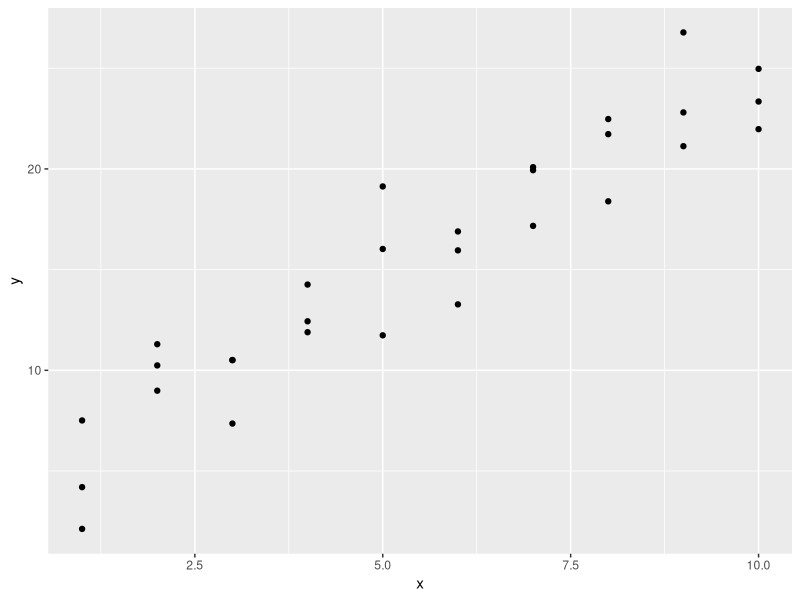
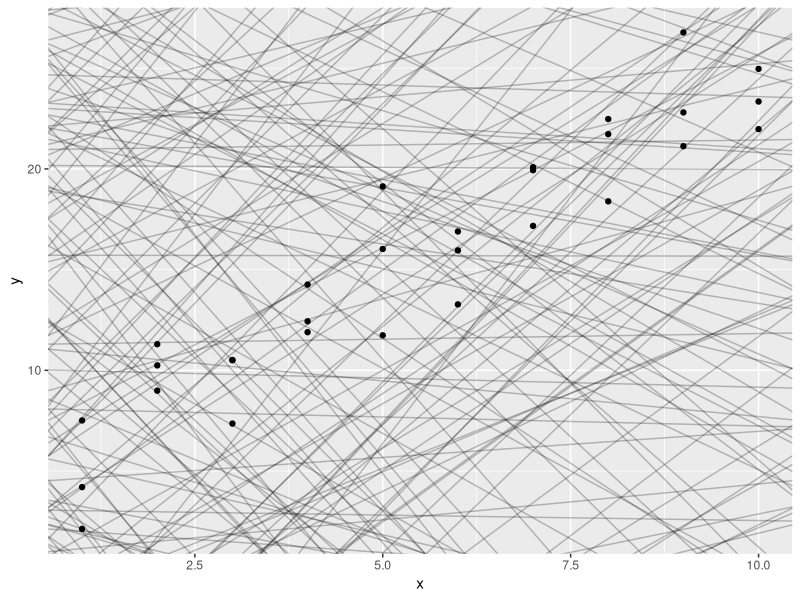
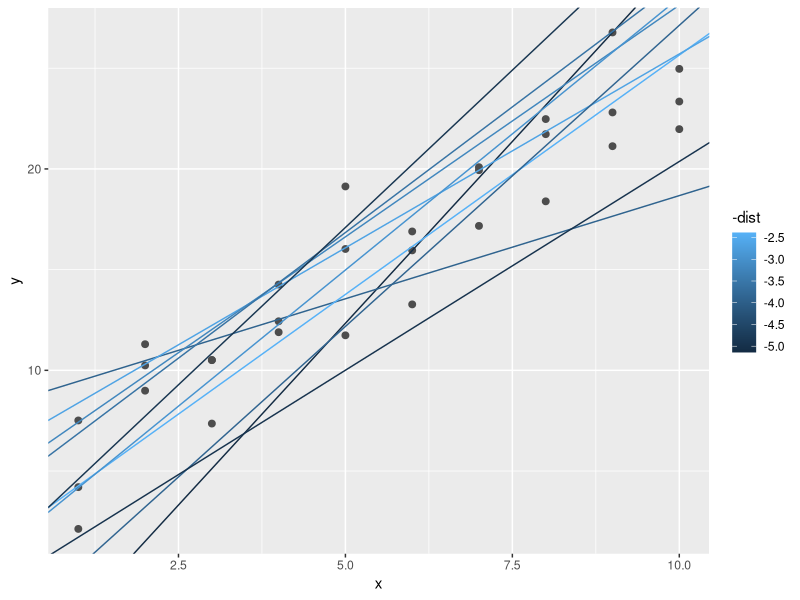
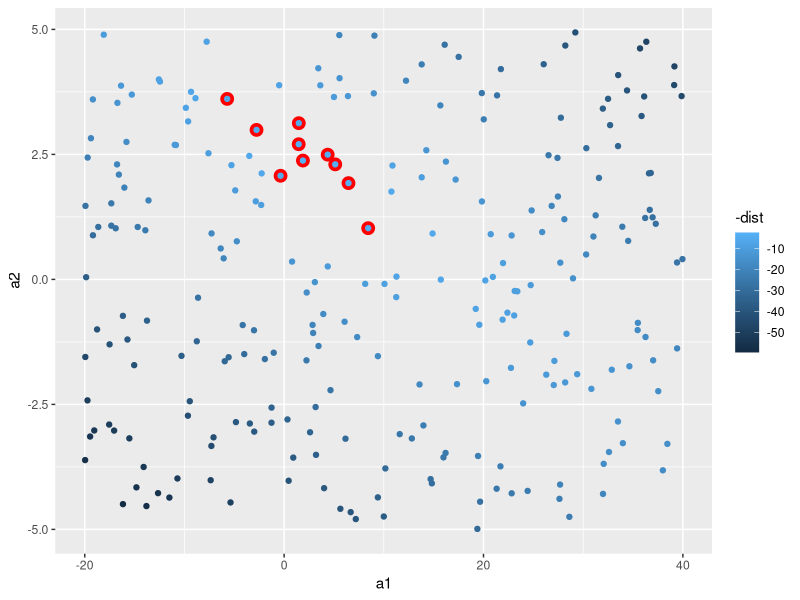
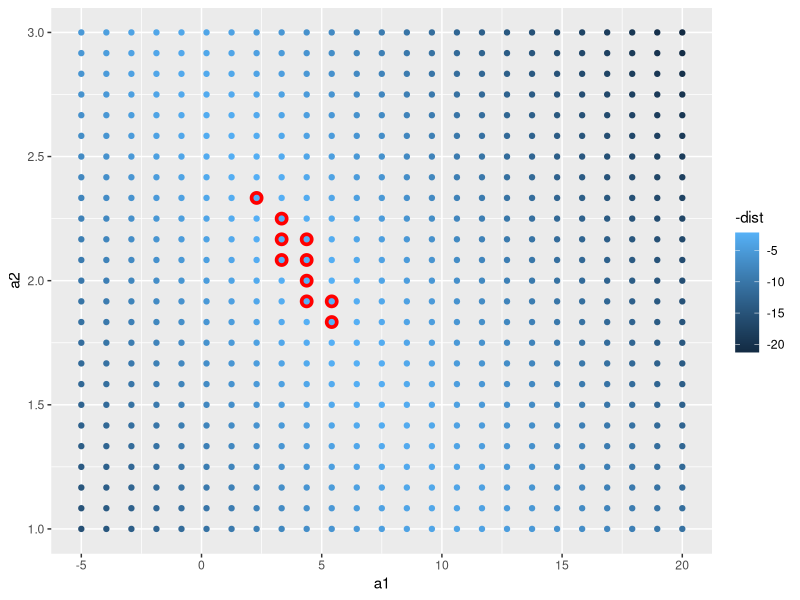
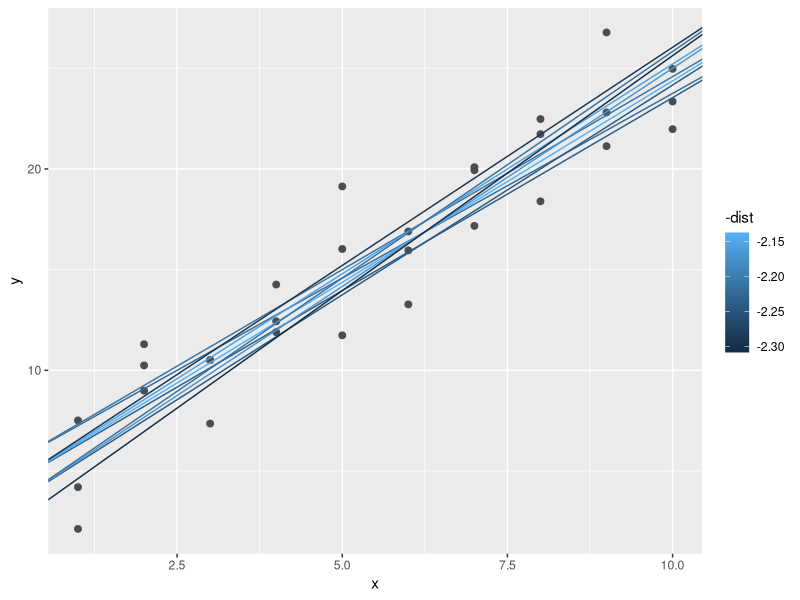
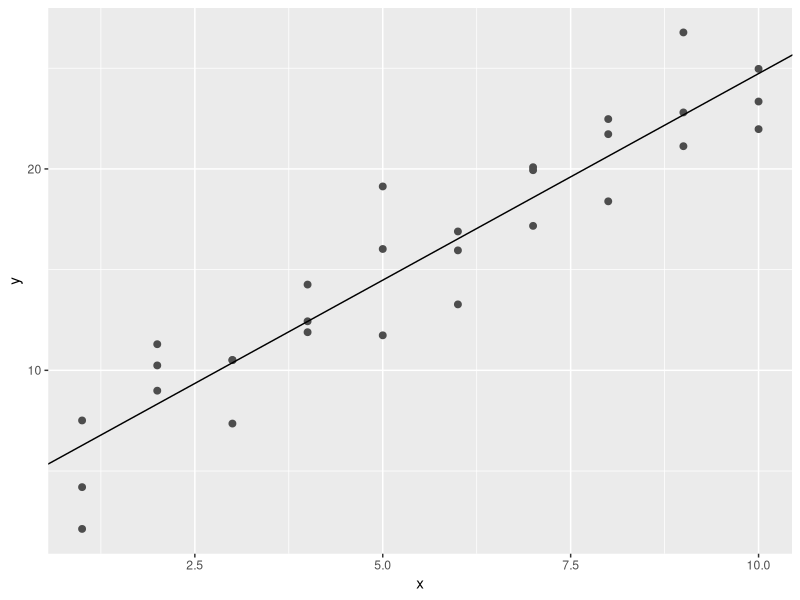
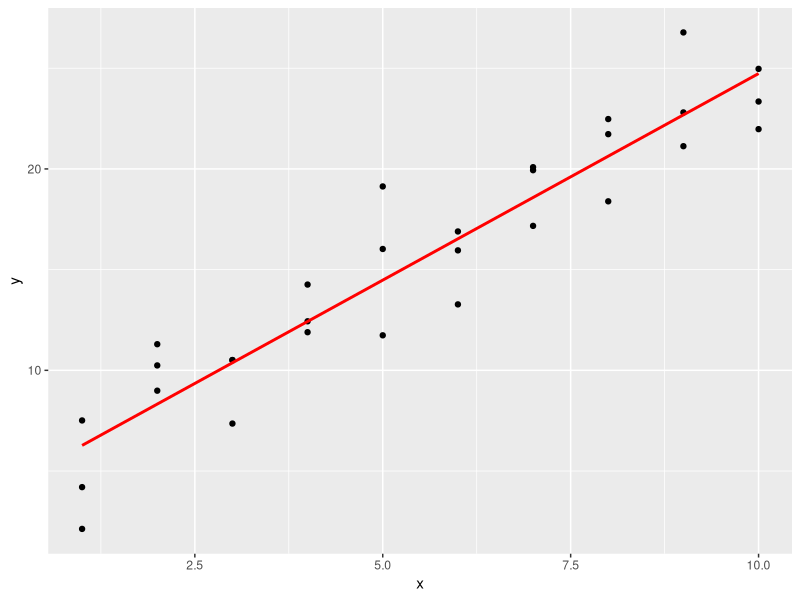

The R source for these figures, in order:
## ---- chunk 1
knitr::opts_chunk$set(echo = TRUE)
## ---- chunk 2
library(tidyverse)
library(modelr)
options(na.action = na.warn)
## ---- chunk 3
sim1 %>% head
## ---- chunk 4
ggplot(sim1, aes(x, y)) +
         geom_point()
## ---- chunk 5
models <- tibble(
  a1 = runif(250, -20, 40),
  a2 = runif(250, -5, 5)
)

ggplot(sim1, aes(x, y)) + 
  geom_abline(aes(intercept = a1, slope = a2), data = models, alpha = 1/4) +
  geom_point() 
## ---- chunk 6
model1 <- function(a, data) {
  a[1] + data$x * a[2]
}
model1(c(7, 1.5), sim1)
## ---- chunk 7
measure_distance <- function(mod, data) {
  diff <- data$y - model1(mod, data)
  sqrt(mean(diff ^ 2))
}
measure_distance(c(7, 1.5), sim1)
## ---- chunk 8
sim1_dist <- function(a1, a2) {
  measure_distance(c(a1, a2), sim1)
}

models <- models %>% 
  mutate(dist = purrr::map2_dbl(a1, a2, sim1_dist))
models
## ---- chunk 9
ggplot(sim1, aes(x, y)) + 
  geom_point(size = 2, colour = "grey30") + 
  geom_abline(
    aes(intercept = a1, slope = a2, colour = -dist), 
    data = filter(models, rank(dist) <= 10)
  )
## ---- chunk 10
ggplot(models, aes(a1, a2)) +
  geom_point(data = filter(models, rank(dist) <= 10), size = 4, colour = "red") +
  geom_point(aes(colour = -dist))
## ---- chunk 11
grid <- expand.grid(
  a1 = seq(-5, 20, length = 25),
  a2 = seq(1, 3, length = 25)
  ) %>% 
  mutate(dist = purrr::map2_dbl(a1, a2, sim1_dist))

grid %>% 
  ggplot(aes(a1, a2)) +
  geom_point(data = filter(grid, rank(dist) <= 10), size = 4, colour = "red") +
  geom_point(aes(colour = -dist)) 
## ---- chunk 12
ggplot(sim1, aes(x, y)) + 
  geom_point(size = 2, colour = "grey30") + 
  geom_abline(
    aes(intercept = a1, slope = a2, colour = -dist), 
    data = filter(grid, rank(dist) <= 10)
  )
## ---- chunk 13
best <- optim(c(0, 0), measure_distance, data = sim1)
best$par

ggplot(sim1, aes(x, y)) + 
  geom_point(size = 2, colour = "grey30") + 
  geom_abline(intercept = best$par[1], slope = best$par[2])
## ---- chunk 14
sim1_mod <- lm(y ~ x, data = sim1)
coef(sim1_mod)
## ---- chunk 15
grid <- sim1 %>%
  data_grid(x)
grid
## ---- chunk 16
grid <- grid %>% 
  add_predictions(sim1_mod) 
grid
## ---- chunk 17
ggplot(sim1, aes(x)) +
  geom_point(aes(y = y)) +
  geom_line(aes(y = pred), data = grid, colour = "red", linewidth = 1)
## ---- chunk 18
sim1 <- sim1 %>% 
  add_residuals(sim1_mod)
sim1
## ---- chunk 19
ggplot(sim1, aes(resid)) + 
  geom_freqpoly(binwidth = 0.5)
## ---- chunk 20
ggplot(sim1, aes(x, resid)) + 
  geom_ref_line(h = 0) +
  geom_point() 
## ---- chunk 21
df <- tribble(
  ~y, ~x1, ~x2,
  4, 2, 5,
  5, 1, 6
)
df
model_matrix(df, y ~ x1)
## ---- chunk 22
model_matrix(df, y ~ x1 - 1)
## ---- chunk 23
model_matrix(df, y ~ x1 + x2)
## ---- chunk 24
df <- tribble(
  ~y, ~x1, ~x2,
  4, 2, 5,
  5, 1, 6
)
model_matrix(df, y ~ x1)
## ---- chunk 25
model_matrix(df, y ~ x1 -1 )
## ---- chunk 26
model_matrix(df, y ~ x1 + x2)
## ---- chunk 27
df <- tribble(
  ~ sex, ~ response,
  "male", 1,
  "female", 2,
  "male", 1
)
model_matrix(df, response ~ sex)
## ---- chunk 28
sim2 %>% head()
## ---- chunk 29
ggplot(sim2) +
  geom_point(aes(x, y))
## ---- chunk 30
mod2 <- lm(y ~ x, data = sim2)

grid <- sim2 %>% 
  data_grid(x) %>% 
  add_predictions(mod2)
grid
## ---- chunk 31
ggplot(sim2, aes(x)) + 
  geom_point(aes(y = y)) +
  geom_point(data = grid, aes(y = pred), colour = "red", size = 4)
## ---- chunk 32
ggplot(sim3, aes(x1, y)) + 
  geom_point(aes(colour = x2))
## ---- chunk 33
mod1 <- lm(y ~ x1 + x2, data = sim3)
mod2 <- lm(y ~ x1 * x2, data = sim3)
## ---- chunk 34
grid <- sim3 %>% 
  data_grid(x1, x2) %>% 
  gather_predictions(mod1, mod2)
grid
## ---- chunk 35
ggplot(sim3, aes(x1, y, colour = x2)) + 
  geom_point() + 
  geom_line(data = grid, aes(y = pred)) + 
  facet_wrap(~ model)
## ---- chunk 36
sim3 <- sim3 %>% 
  gather_residuals(mod1, mod2)

ggplot(sim3, aes(x1, resid, colour = x2)) + 
  geom_point() + 
  facet_grid(model ~ x2)
## ---- chunk 37
mod1 <- lm(y ~ x1 + x2, data = sim4)
mod2 <- lm(y ~ x1 * x2, data = sim4)

grid <- sim4 %>% 
  data_grid(
    x1 = seq_range(x1, 5), 
    x2 = seq_range(x2, 5) 
  ) %>% 
  gather_predictions(mod1, mod2)
grid
## ---- chunk 38
    seq_range(c(0.0123, 0.923423), n = 5)
## ---- chunk 39
    seq_range(c(0.0123, 0.923423), n = 5, pretty = TRUE)
## ---- chunk 40
    x1 <- rcauchy(100)
    print(x1)
    seq_range(x1, n = 5, trim = 0.1)
## ---- chunk 41
ggplot(grid, aes(x1, x2)) + 
  geom_tile(aes(fill = pred)) + 
  facet_wrap(~ model)
## ---- chunk 42
ggplot(grid, aes(x1, pred, colour = x2, group = x2)) + 
  geom_line() +
  facet_wrap(~ model)
ggplot(grid, aes(x2, pred, colour = x1, group = x1)) + 
  geom_line() +
  facet_wrap(~ model)
## ---- chunk 43
df <- tribble(
  ~y, ~x,
   1,  1,
   2,  2, 
   3,  3
)
model_matrix(df, y ~ x^2 + x)
## ---- chunk 44
model_matrix(df, y ~ I(x^2) + x)
## ---- chunk 45
model_matrix(df, y ~ poly(x, 2))
## ---- chunk 46
library(splines)
model_matrix(df, y ~ ns(x, 2))
## ---- chunk 47
sim5 <- tibble(
  x = seq(0, 3.5 * pi, length = 50),
  y = 4 * sin(x) + rnorm(length(x))
)

ggplot(sim5, aes(x, y)) +
  geom_point()
## ---- chunk 48
mod1 <- lm(y ~ ns(x, 1), data = sim5)
mod2 <- lm(y ~ ns(x, 2), data = sim5)
mod3 <- lm(y ~ ns(x, 3), data = sim5)
mod4 <- lm(y ~ ns(x, 4), data = sim5)
mod5 <- lm(y ~ ns(x, 5), data = sim5)

grid <- sim5 %>% 
  data_grid(x = seq_range(x, n = 50, expand = 0.1)) %>% 
  gather_predictions(mod1, mod2, mod3, mod4, mod5, .pred = "y")

ggplot(sim5, aes(x, y)) + 
  geom_point() +
  geom_line(data = grid, colour = "red") +
  facet_wrap(~ model)
## ---- chunk 49
df <- tribble(
  ~x, ~y,
  1, 2.2,
  2, NA,
  3, 3.5,
  4, 8.3,
  NA, 10
)

mod <- lm(y ~ x, data = df)
## ---- chunk 50
mod <- lm(y ~ x, data = df, na.action = na.exclude)
## ---- chunk 51
nobs(mod)
